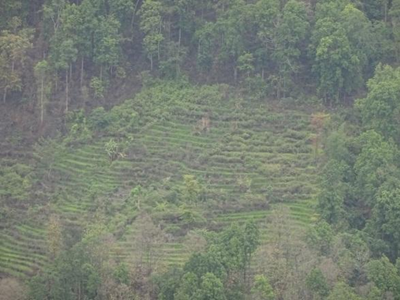
#> input picture image.png, 400 x 300 px
$ python Impathon.py
#> lines starting #> are read from the running program, lines starting #| are printed output that depends on the picture
import cv2
import numpy as np

# Load the input image (simulating a frame from a video)
image = cv2.imread('image.png')
#> image is the input picture: shape (300, 400, 3); mean B, G, R 115.4, 127.6, 119
image = cv2.resize(image, (640, 480))  # Resize for real-time performance
#> image: shape (480, 640, 3)

# Define a sharpening kernel
sharpen_kernel = np.array([[0, -1, 0],
                           [-1, 5, -1],
                           [0, -1, 0]])

font = cv2.FONT_HERSHEY_SIMPLEX
font_scale = 0.8
font_color = (255, 255, 255)   # White text
thickness = 2
bg_color = (0, 0, 0)  # Black background for label

# Real-time simulation loop
while True:
    # Apply sharpening filter
    sharpened = cv2.filter2D(image, -1, sharpen_kernel)

    # Add label to original image
    original_label = image.copy()
    cv2.rectangle(original_label, (10, 30), (140, 60), bg_color, -1)  # Label background
    cv2.putText(original_label, "Original", (15, 55), font, font_scale, font_color, thickness)
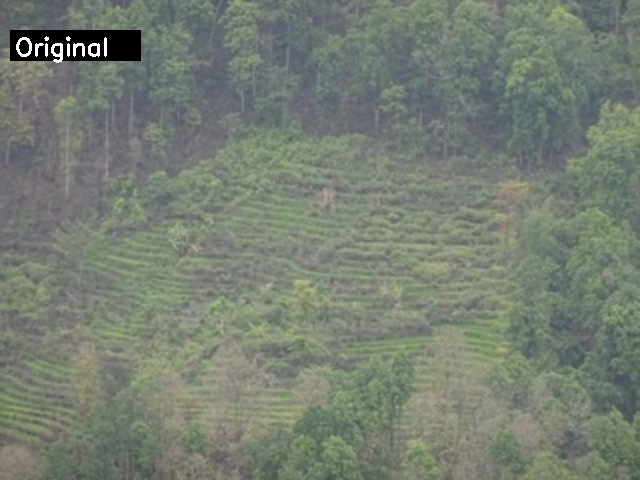
#> original_label: shape (480, 640, 3); mean B, G, R 114.3, 126.5, 118

    # Add label to sharpened image
    sharpened_label = sharpened.copy()
    cv2.rectangle(sharpened_label, (10, 30), (160, 60), bg_color, -1)  # Label background
    cv2.putText(sharpened_label, "Sharpened", (15, 55), font, font_scale, font_color, thickness)
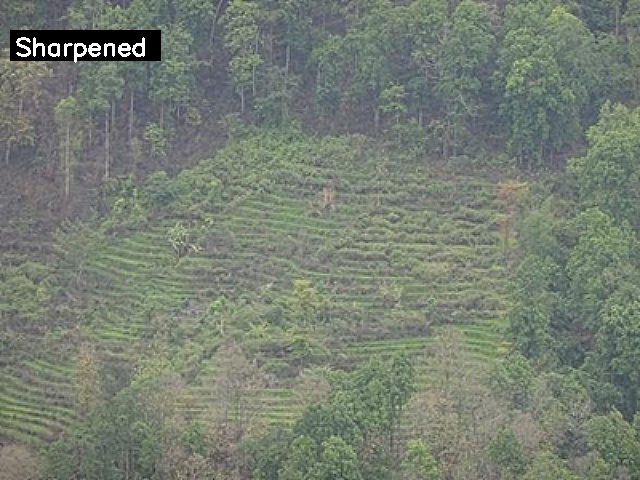
#> sharpened_label: shape (480, 640, 3); mean B, G, R 114.4, 126.5, 118.1

    # Combine side-by-side
    combined = np.hstack((original_label, sharpened_label))
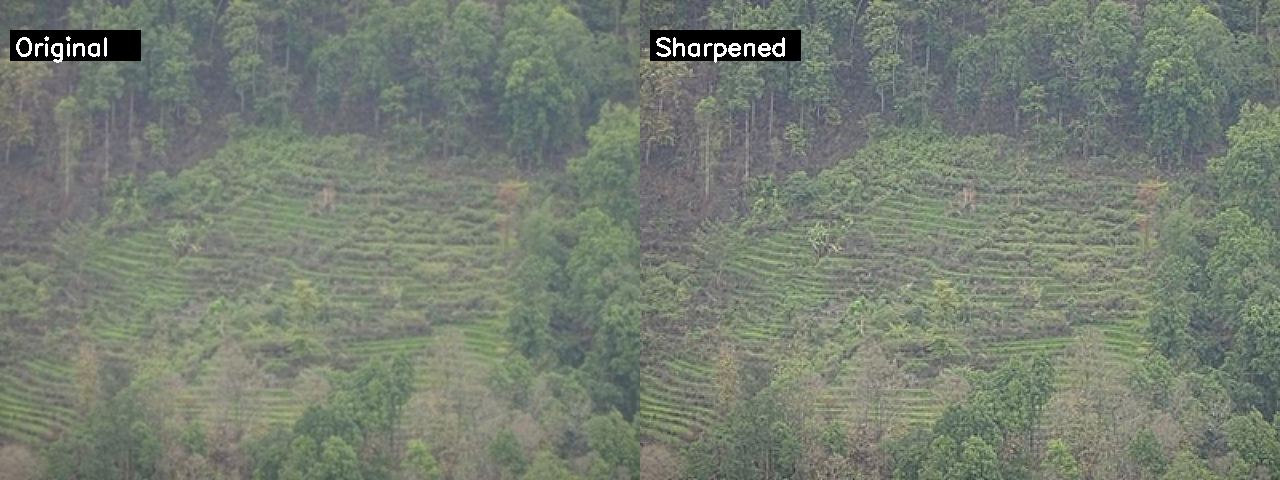
#> combined: shape (480, 1280, 3); mean B, G, R 114.4, 126.5, 118
    cv2.imshow("Real-Time Sharpening: Original vs Sharpened", combined)

    # Press 'q' to quit
    if cv2.waitKey(1) & 0xFF == ord('q'):
#> (key q is pressed here)
        break

cv2.destroyAllWindows()
